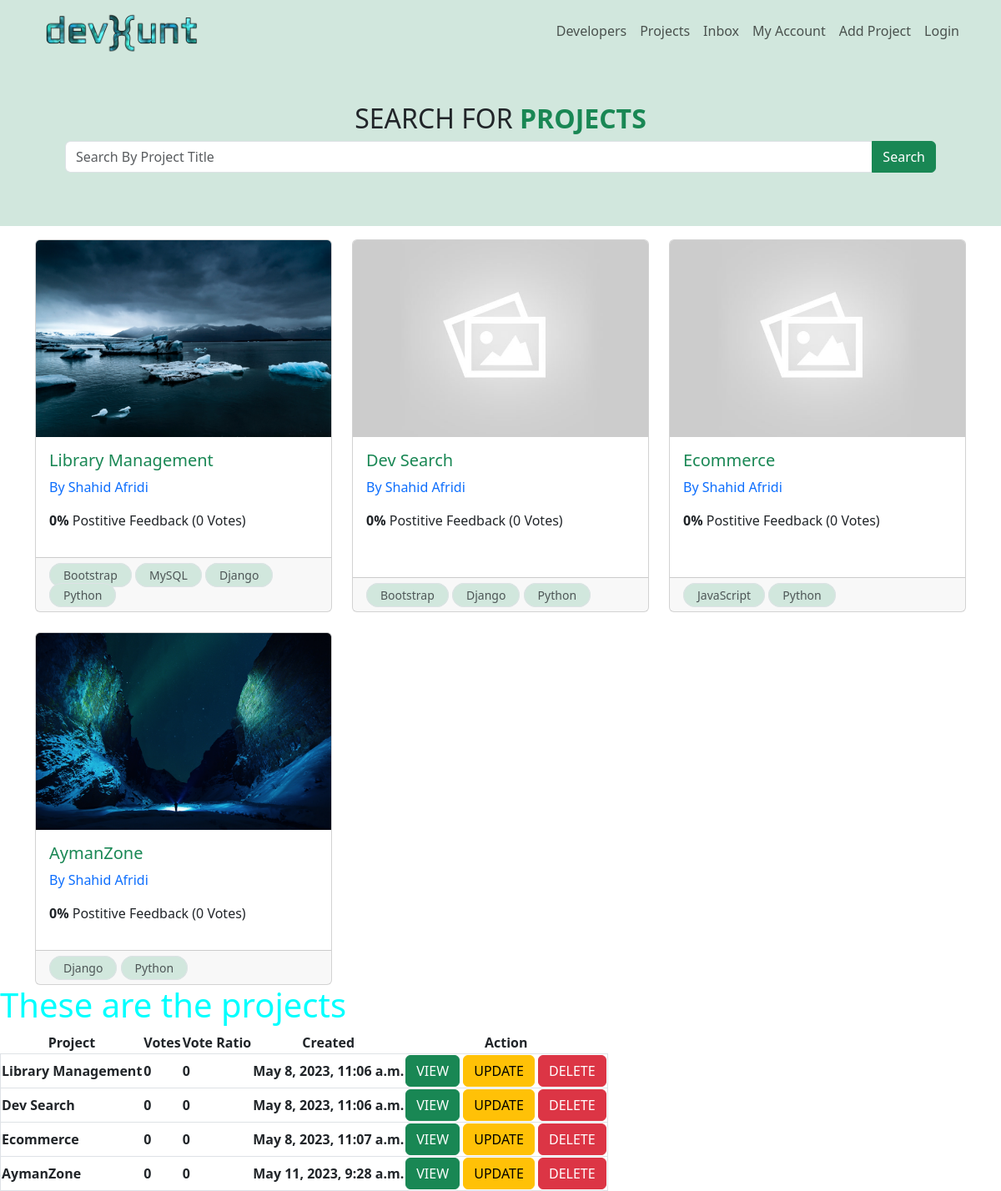
The app's page /, older data.
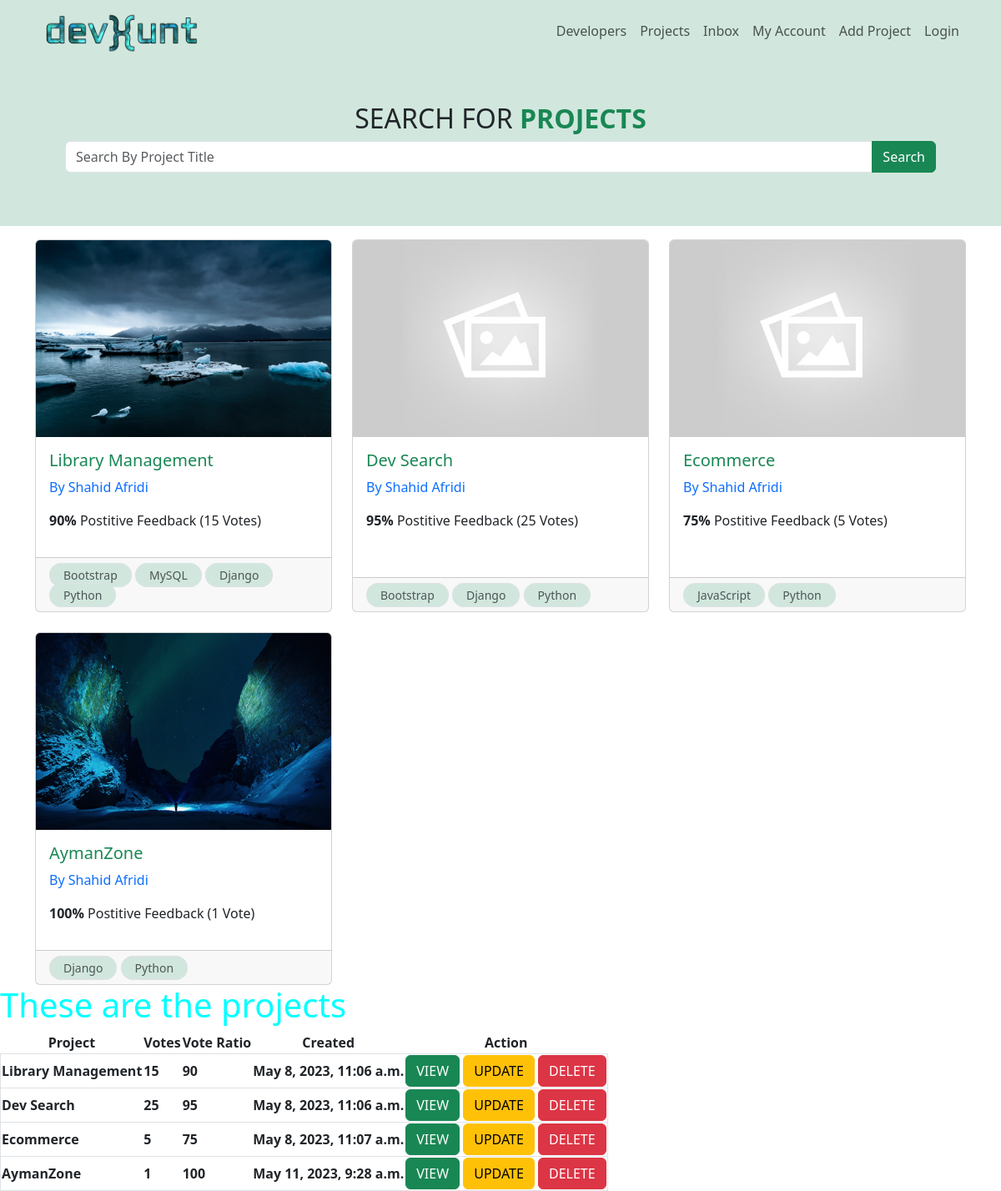
The same page, newer data.
### projects/models.py (models this page shows, shortened)
class Project(models.Model):
    title = models.CharField(max_length=255)
    description = models.TextField(null=True, blank=True)
    featured_image = models.ImageField(null=True, blank=True, default='default.jpg')
    demo_link = models.CharField(max_length=200, null=True, blank=True)
    source_link = models.CharField(max_length=200, null=True, blank=True)
    tags = models.ManyToManyField('Tag', blank=True)
    vote_total = models.IntegerField(default=0, null=True, blank=True)
    vote_ratio = models.IntegerField(default=0, null=True, blank=True)
    created_at = models.DateTimeField(auto_now_add=True)
    id = models.UUIDField(default=uuid.uuid4, unique=True,
                          primary_key=True, editable=False)

class Tag(models.Model):
    name = models.CharField(max_length=200)
    created_at = models.DateTimeField(auto_now_add=True)
    id = models.UUIDField(default=uuid.uuid4, unique=True,
                          primary_key=True, editable=False)

### projects/views.py (the view)
# urls.py: path('', include('projects.urls'))
def projects(request):
    projects = Project.objects.all()
    context = {
        'projects': projects
    }
    return render(request, 'projects/projects.html', context)

### projects/templates/projects/projects.html (shortened to what this page needs)
{% extends 'main.html' %}
{% block content %}
<div class=" bg-success-subtle">
    <div class='container text-center p-5'>
        <h2>SEARCH FOR <span class='text-success' style="font-weight: 800;">PROJECTS</span></h2>
        <div class="input-group mb-3">
            <input type="text" class="form-control" placeholder="Search By Project Title" aria-label="Recipient's username" aria-describedby="button-addon2">
            <button class="btn  btn-success" type="button" id="button-addon2">Search</button>
        </div>
    </div>
</div>
<div class="container mt-3">
    <div class="row row-cols-1 row-cols-md-3 g-4">
        {% for project in projects %}
        <div class="col ">
            <a class="text-decoration-none " href="{% url 'single-project' project.id %}" >
          <div class="card h-100 ">
            <img src="{{project.featured_image.url}}" class="card-img-top" alt="...">
            <div class="card-body">
              <h5 class="text-success card-title ">{{project.title}}</h5>
              <p><a class="text-decoration-none" href="#">By Shahid Afridi</a></p>
              <p class="">
                <span style="font-weight: bold;">{{project.vote_ratio}}%</span> Postitive
                Feedback ({{project.vote_total}} Vote{{project.vote_total|pluralize:"s"}})
              </p>
            </div>
              </a>
            <div class="card-footer">
                {% for tag in project.tags.all %}
                <small class="border border-1 py-1 px-3  bg-success-subtle text-body-secondary rounded-pill">{{tag.name}}</small>
                {% endfor %}
            </div>
          </div>
        </div>
        {% endfor %}
<h1>These are the projects</h1>
    <table>
        <tr class="text-center">
            <th>Project</th>
            <th>Votes</th>
            <th>Vote Ratio</th>
            <th>Created</th>
            <th>Action</th>
        </tr>
        {% for project in projects %}
            <tr class="border p-2">
                <th>{{project.title}}</th>
                <th>{{project.vote_total}}</th>
                <th>{{project.vote_ratio}}</th>
                <th>{{project.created_at}}</th>
                <th>
                    <a class="btn btn-success" href="{% url 'single-project' project.id %}">VIEW</a>
                    <a class="btn btn-warning" href="{% url 'update-project' project.id %}">UPDATE</a>
                    <a class="btn btn-danger" href="{% url 'delete-project' project.id %}">DELETE</a>
                </th>
            </tr>
        {% endfor %}
    </table>
{% endblock content %}

### templates/main.html (shortened to what this page needs)
<!doctype html>
{% load static %}
<html lang="en">
  <head>
    <link href="https://cdn.jsdelivr.net/npm/bootstrap@5.3.0-alpha3/dist/css/bootstrap.min.css" rel="stylesheet">
    <link rel="stylesheet" href="{% static 'styles/main.css' %}">
  </head>
  <body>
    {% include 'navbar.html' %}
    <div class="">
        {% block content %}
        {% endblock content %}
  </body>
</html>

### templates/navbar.html (shortened to what this page needs)
{% load static %}
<nav class="navbar navbar-expand-lg bg-success-subtle">
  <div class="container">
    <a class="navbar-brand w-25 p-0 m-0" href="{% url 'projects' %}">
      <img class="w-75" src="{% static 'images/devhunt.png' %}" alt="devHuntLogo">
    </a>
    <div class="collapse navbar-collapse" id="navbarTogglerDemo03">
      <ul class="navbar-nav ms-auto mb-2 mb-lg-0">
        <li class="nav-item ">
          <a class="nav-link" href="{% url 'create-project' %}">Developers</a>
        </li>
        <li class="nav-item">
          <a class="nav-link" href="{% url 'projects' %}">Projects</a>
        </li>
        <li class="nav-item">
          <a class="nav-link" href="{% url 'create-project' %}">Inbox</a>
        </li>
        <li class="nav-item">
          <a class="nav-link" href="{% url 'create-project' %}">My Account</a>
        </li>
        <li class="nav-item">
          <a class="nav-link" href="{% url 'create-project' %}">Add Project</a>
        </li>
        <li class="nav-item">
          <a class="nav-link" href="{% url 'create-project' %}">Login</a>
        </li>
      </ul>
    </div>
  </div>
</nav>

### static/styles/main.css (style rules this page uses)
h1 { color: aqua; }

Row changes from the older to the newer data that the page shows:
changed Project "Library Management": vote_ratio "0" → "90"; vote_total "0" → "15"
changed Project "Dev Search": vote_ratio "0" → "95"; vote_total "0" → "25"
changed Project "Ecommerce": vote_ratio "0" → "75"; vote_total "0" → "5"
changed Project "AymanZone": vote_ratio "0" → "100"; vote_total "0" → "1"
